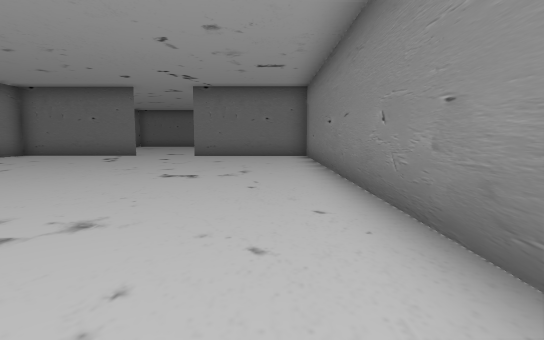
View 1 (above)

20 first-person views from a walk through a scene from a Unity 3-D project. The camera is 1.5 m above the floor, tilts 6° down and sees 80° across. The floor is counted in squares, 2.15 m on a side. Each view is taken from the middle of a square. On the plan, view 1 faces up. The plan holds only what a view shows up to about 10 squares ahead; the rest is blank. The place goes on beyond the plan. The player character is not drawn.

View 2
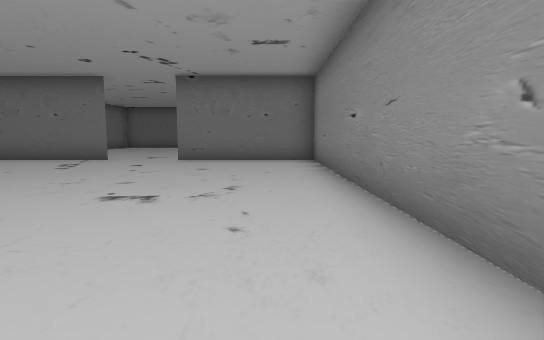

View 3
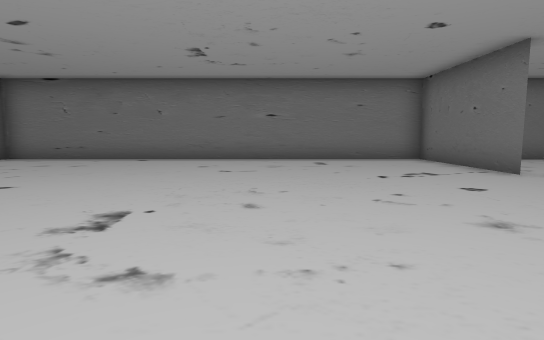

View 4
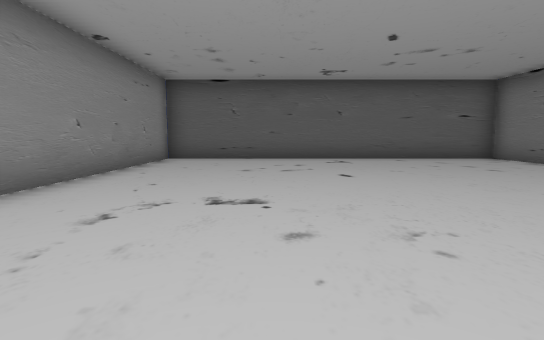

View 5
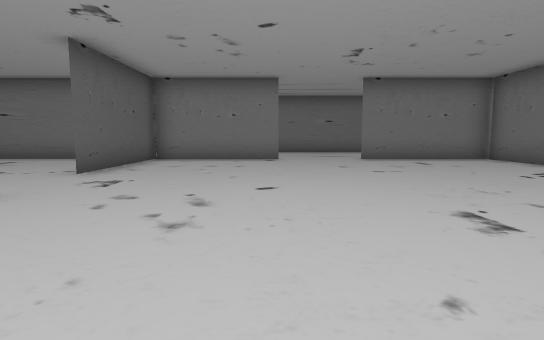

View 6
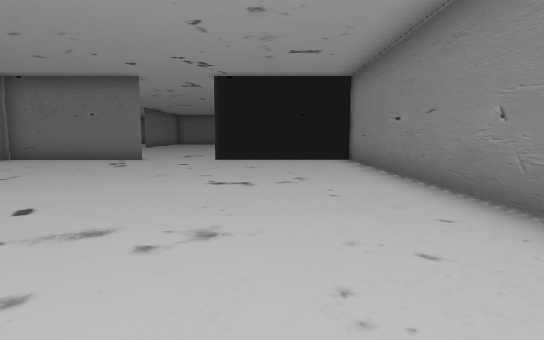

View 7
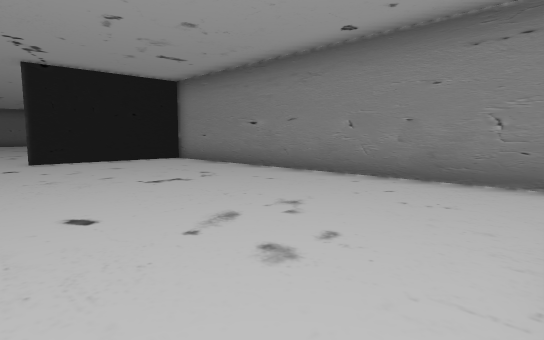

View 8
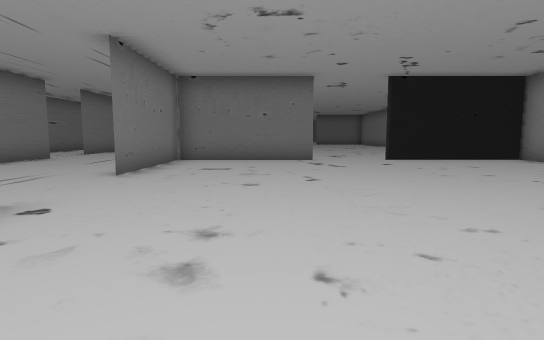

View 9
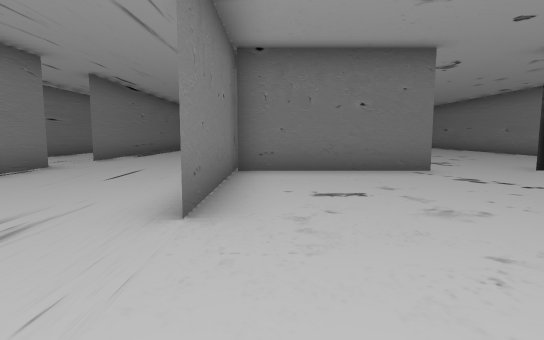

View 10
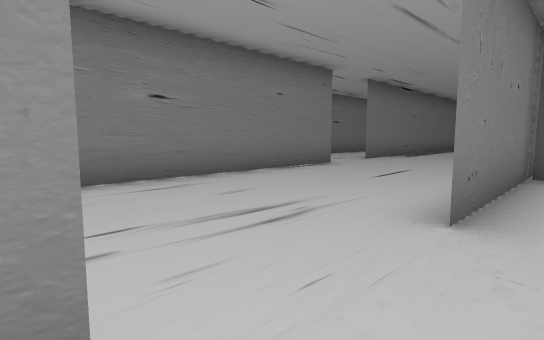

View 11
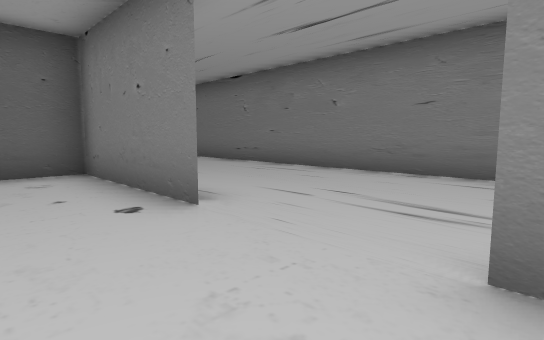

View 12
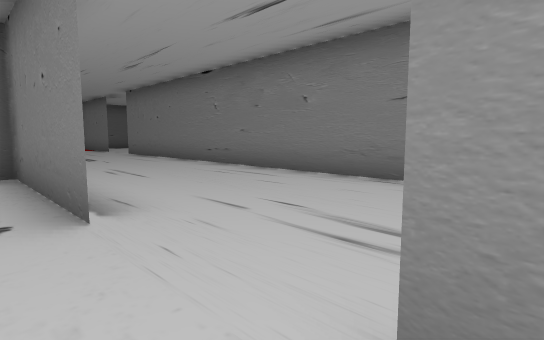

View 13
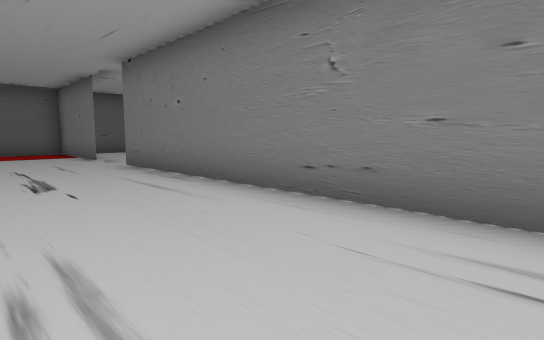

View 14
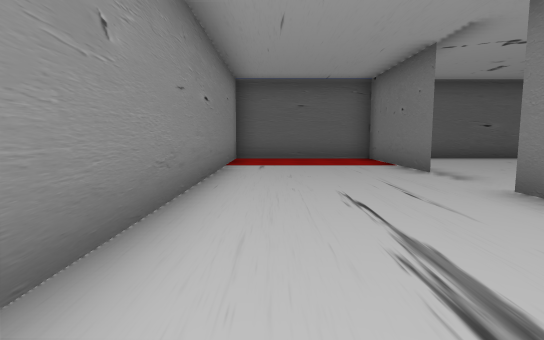

View 15
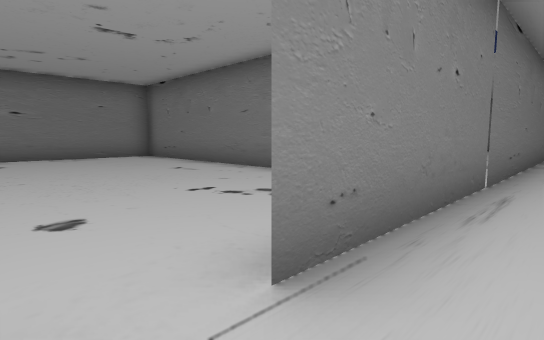

View 16
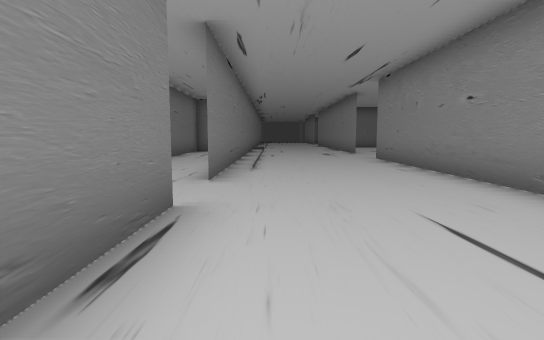

View 17
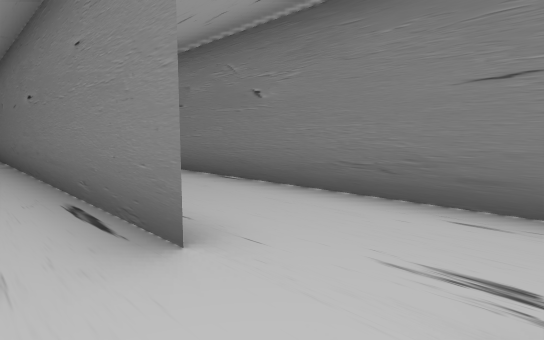

View 18
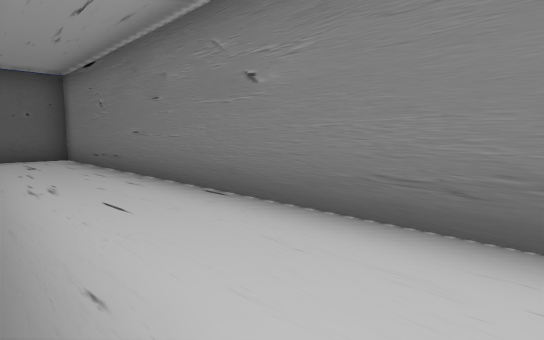

View 19
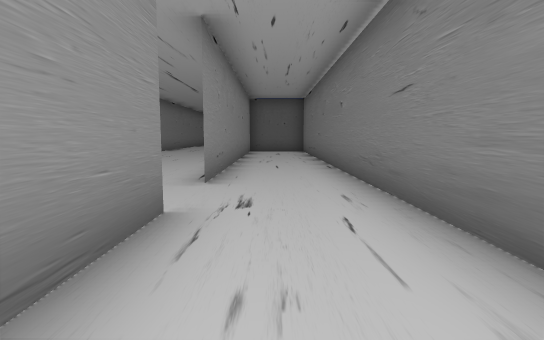

View 20
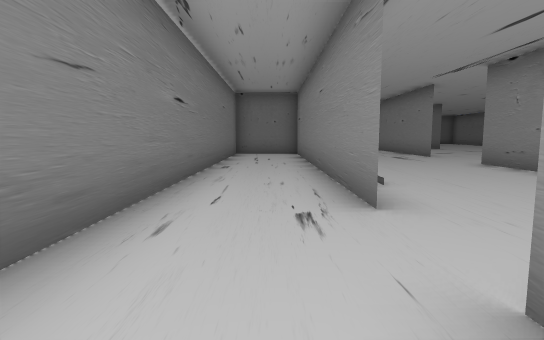

### Floor plan
Ten units are one square. View 1 is at (0, 0); x grows to the right and y downward. Boxes are objects, and circles mark ways between rooms. Rooms are numbered by the first view taken in them; rooms with no view inside come last. Other rooms are left out.
<svg viewBox="-159 -315 176 330">
<path fill="none" stroke="#000" d="M-48 -115 -89 -115M-88 -110 -88 10M-90 10 12 10 12 -105M12 -115 -28 -115M-88 -152 -88 -110M-48 -215 -88 -215M-89 -115 -48 -115M12 -115 12 -215 -28 -215M-88 -222 -88 -176M-130 -222 -130 -50M-89 -228 -89 -291M-130 -30 -130 10 -90 10M-130 -290 -130 -240M-89 10 -89 -78M-130 -240 -130 -309M-130 -170 -130 -222M-154 -310 -154 -123 -139 -123"/>
<circle cx="-35" cy="-110" r="3" fill="#2a7"/>
<circle cx="-90" cy="-165" r="3" fill="#2a7"/>
<circle cx="-130" cy="-235" r="3" fill="#2a7"/>
<text x="-40" y="-50">1</text>
<text x="-40" y="-160">2</text>
<text x="-110" y="-160">3</text>
<text x="-140" y="-220">4</text>
</svg>
Room 1 opens to room 2. Room 2 opens to room 3. Room 3 opens to room 4.

Where each view was taken, in squares from view 1:
view 1: 0 up, 0 right, facing up
view 2: 2 up, 0 right, facing up
view 3: 7 up, 1 right, facing left
view 4: 9 up, 2 left, facing down
view 5: 15 up, 1 right, facing left
view 6: 12 up, 1 left, facing up
view 7: 12 up, 4 left, facing up-right
view 8: 12 up, 6 left, facing up
view 9: 15 up, 8 left, facing up
view 10: 15 up, 8 left, facing up-left
view 11: 18 up, 7 left, facing down-left
view 12: 18 up, 8 left, facing down-left
view 13: 13 up, 10 left, facing down-left
view 14: 9 up, 10 left, facing down
view 15: 4 up, 12 left, facing up-left
view 16: 19 up, 12 left, facing up
view 17: 24 up, 12 left, facing down-left
view 18: 23 up, 13 left, facing down-left
view 19: 27 up, 14 left, facing down
view 20: 21 up, 14 left, facing up
